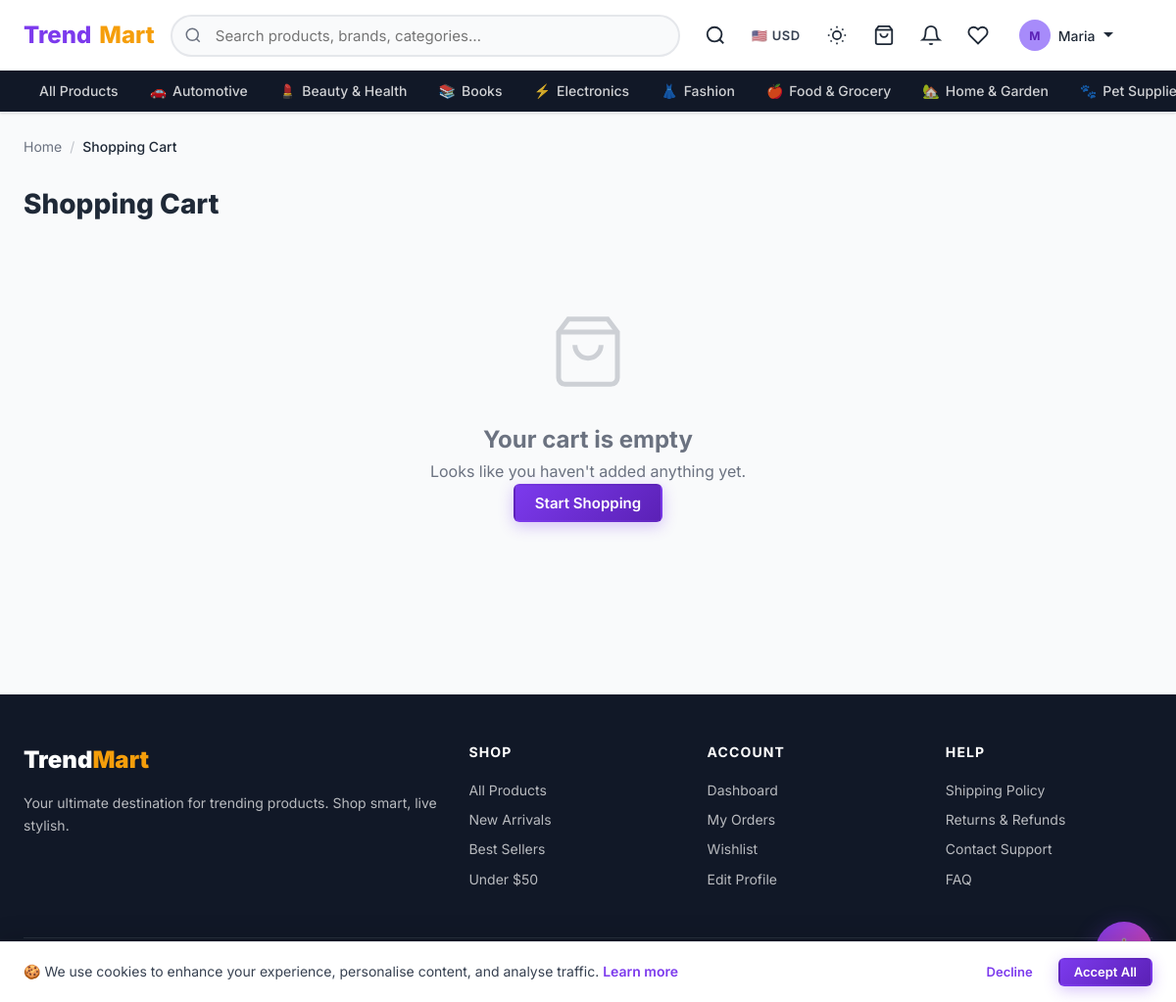
Page /cart/ (signed in) on the committed database.
### shop/models.py (models this page shows, shortened)
class Category(models.Model):
    name = models.CharField(max_length=200)
    slug = models.SlugField(unique=True, blank=True)
    parent = models.ForeignKey(
        'self', null=True, blank=True, on_delete=models.CASCADE, related_name='children'
    )
    description = models.TextField(blank=True)
    icon = models.CharField(max_length=100, blank=True, help_text="Emoji or CSS icon class")
    image = models.ImageField(upload_to='categories/', blank=True, null=True)
    is_active = models.BooleanField(default=True)
    order = models.PositiveIntegerField(default=0)
    class Meta:
        verbose_name_plural = "Categories"
        ordering = ['order', 'name']

### shop/views.py (the view)
# urls.py: path('cart/', views.cart_view, name='cart'),
def cart_view(request):
    cart = get_or_create_cart(request)
    items = cart.items.select_related('product').all()
    return render(request, 'shop/cart/cart.html', {'cart': cart, 'items': items})

### shop/context_processors.py (called while the page is built)
def cart_context(request):
    cart_count = 0
    try:
        if request.user.is_authenticated:
            cart = Cart.objects.filter(user=request.user).first()
        else:
            session_key = request.session.session_key
            cart = Cart.objects.filter(session_key=session_key, user=None).first() if session_key else None
        if cart:
            cart_count = cart.get_item_count()
    except Exception:
        pass
    return {'cart_count': cart_count}

def site_context(request):
    root_categories = Category.objects.filter(parent=None, is_active=True).prefetch_related('children')
    return {
        'site_name': 'TrendMart',
        'site_tagline': 'Shop the Trend, Live the Style',
        'root_categories': root_categories,
    }

### shop/models.py (called while the page is built)
    def get_item_count(self):
        return sum(item.quantity for item in self.items.all())

### shop/views.py (called while the page is built)
def get_or_create_cart(request):
    if request.user.is_authenticated:
        cart, _ = Cart.objects.get_or_create(user=request.user, defaults={'session_key': ''})
        return cart
    if not request.session.session_key:
        request.session.create()
    session_key = request.session.session_key
    cart, _ = Cart.objects.get_or_create(session_key=session_key, user=None)
    return cart

### templates/shop/cart/cart.html (shortened to what this page needs)
{% extends "shop/base.html" %}
{% block content %}
<div class="container" style="padding-top:1.5rem;padding-bottom:3rem">
  <nav class="breadcrumb" aria-label="Breadcrumb">
    <a href="{% url 'shop:home' %}">Home</a><span class="breadcrumb-sep" aria-hidden="true">/</span>
    <span class="breadcrumb-current">Shopping Cart</span>
  </nav>
  <h1 style="font-size:1.75rem;font-weight:800;color:var(--dark);margin-bottom:1.5rem">
    Shopping Cart
  </h1>
  {% if items %}
  <div class="cart-layout">
    <div>
      {% for item in items %}
      <div class="cart-item" id="cart-item-{{ item.id }}" role="article" aria-label="{{ item.product.name }}">
        <a href="{{ item.product.get_absolute_url }}" aria-label="{{ item.product.name }}">
          {% if item.product.image %}
            <img src="{{ item.product.image.url }}" alt="{{ item.product.name }}" class="cart-item-img" loading="lazy">
          {% else %}
            <img src="https://placehold.co/100x100/e2d9f3/7C3AED?text=Product" alt="{{ item.product.name }}" class="cart-item-img">
          {% endif %}
        </a>
        <div class="cart-item-info">
          <div class="cart-item-name">
            <a href="{{ item.product.get_absolute_url }}">{{ item.product.name }}</a>
          </div>
          {% if item.size %}<div class="cart-item-meta">Size: <strong>{{ item.size }}</strong></div>{% endif %}
          {% if item.product.brand %}<div class="cart-item-meta">Brand: {{ item.product.brand.name }}</div>{% endif %}
          {% if item.product.is_on_sale %}
            <div class="cart-item-price">
              <span style="color:var(--error);font-weight:700">${{ item.product.sale_price }}</span>
              <span style="color:var(--text-light);text-decoration:line-through;font-size:.875rem">${{ item.product.price }}</span>
            </div>
          {% else %}
            <div class="cart-item-price">${{ item.product.price }}</div>
          {% endif %}
        </div>
        <div class="cart-item-controls">
          <div class="qty-control">
            <button type="button" class="qty-btn" aria-label="Decrease quantity"
                    onclick="updateCartItem({{ item.id }}, {{ item.quantity|add:'-1' }})">−</button>
            <input type="number" class="qty-input" value="{{ item.quantity }}" min="1" max="{{ item.product.stock }}"
                   aria-label="Quantity for {{ item.product.name }}"
                   onchange="updateCartItem({{ item.id }}, this.value)">
            <button type="button" class="qty-btn" aria-label="Increase quantity"
                    onclick="updateCartItem({{ item.id }}, {{ item.quantity|add:'1' }})">+</button>
          </div>
          <div class="cart-item-subtotal" id="subtotal-{{ item.id }}">${{ item.get_subtotal }}</div>
          <form method="post" action="{% url 'shop:remove_from_cart' item.id %}" style="display:inline">
            {% csrf_token %}
            <button type="submit" class="btn-remove" aria-label="Remove {{ item.product.name }} from cart">
              <svg width="16" height="16" viewBox="0 0 24 24" fill="none" stroke="currentColor" stroke-width="2" aria-hidden="true"><polyline points="3 6 5 6 21 6"/><path d="M19 6v14a2 2 0 01-2 2H7a2 2 0 01-2-2V6m3 0V4a1 1 0 011-1h4a1 1 0 011 1v2"/></svg>
              Remove
            </button>
          </form>
        </div>
      </div>
      {% endfor %}
    </div>
    <aside class="cart-summary" aria-label="Order summary">
      <h2 class="card-title">Order Summary</h2>
      <div class="summary-line">
        <span>Subtotal ({{ items|length }} item{{ items|length|pluralize }})</span>
        <span id="cart-total">${{ cart.get_total }}</span>
      </div>
      <div class="summary-line">
        <span>Shipping</span>
        <span style="color:var(--success)">Free</span>
      </div>
      <div class="summary-line" style="font-weight:800;font-size:1.125rem;padding-top:.75rem;border-top:2px solid var(--border);margin-top:.5rem">
        <span>Total</span>
        <span id="cart-grand-total" style="color:var(--primary)">${{ cart.get_total }}</span>
      </div>
      {% if user.is_authenticated %}
        <a href="{% url 'shop:checkout' %}" class="btn btn-primary btn-block" style="margin-top:1.25rem">
          Proceed to Checkout
          <svg width="16" height="16" viewBox="0 0 24 24" fill="none" stroke="currentColor" stroke-width="2" aria-hidden="true"><polyline points="9 18 15 12 9 6"/></svg>
        </a>
      {% else %}
        <a href="{% url 'shop:login' %}?next={% url 'shop:checkout' %}" class="btn btn-primary btn-block" style="margin-top:1.25rem">
          Login to Checkout
        </a>
      {% endif %}
      <a href="{% url 'shop:product_list' %}" class="btn btn-ghost btn-block" style="margin-top:.5rem">Continue Shopping</a>
      <div class="trust-badges" style="margin-top:1.25rem;text-align:center;font-size:.8rem;color:var(--text-light)">
        <div>🔒 Secure Checkout &nbsp;|&nbsp; 🚚 Free Shipping &nbsp;|&nbsp; ↩️ Easy Returns</div>
      </div>
    </aside>
  </div>
  {% else %}
  <div class="empty-state" role="status">
    <svg viewBox="0 0 24 24" fill="none" stroke="currentColor" stroke-width="1.5" aria-hidden="true"><path d="M6 2L3 6v14a2 2 0 002 2h14a2 2 0 002-2V6l-3-4z"/><line x1="3" y1="6" x2="21" y2="6"/><path d="M16 10a4 4 0 01-8 0"/></svg>
    <h2>Your cart is empty</h2>
    <p>Looks like you haven't added anything yet.</p>
    <a href="{% url 'shop:product_list' %}" class="btn btn-primary">Start Shopping</a>
  </div>
  {% endif %}
</div>
{% endblock %}

### templates/shop/base.html (shortened to what this page needs)
{% load static %}
<!DOCTYPE html>
<html lang="en">
<head>
  <link rel="stylesheet" href="{% static 'css/main.css' %}">
</head>
<body>
<header>
  <nav class="navbar" role="navigation" aria-label="Main navigation">
    <div class="navbar-inner">
      <a href="{% url 'shop:home' %}" class="navbar-brand" aria-label="TrendMart Home">
        Trend<span>Mart</span>
      </a>
      <div class="navbar-search" id="navbar-search" role="search">
        <form action="{% url 'shop:search' %}" method="get">
          <input type="search" name="q" id="search-input" value="{{ request.GET.q }}"
                 placeholder="Search products, brands, categories…"
                 autocomplete="off" aria-label="Search products">
        </form>
      </div>
      <div class="navbar-actions">
        <button id="mobile-search-btn" class="nav-icon-btn" aria-label="Search" aria-expanded="false">
          <svg viewBox="0 0 24 24" fill="none" stroke="currentColor" stroke-width="2"><circle cx="11" cy="11" r="8"/><path d="m21 21-4.35-4.35"/></svg>
        </button>
        <div class="currency-selector" title="Select currency">
          <button class="currency-btn" id="currency-btn" aria-label="Currency selector" aria-haspopup="listbox">
            <span id="currency-flag">🇺🇸</span>
            <span id="currency-code">USD</span>
          </button>
        </div>
        <button id="dark-mode-toggle" class="dark-mode-btn" aria-label="Toggle dark mode" aria-pressed="false" title="Toggle dark mode">
        </button>
        <a href="{% url 'shop:cart' %}" class="nav-icon-btn" id="nav-cart-btn" aria-label="Cart ({{ cart_count }} items)">
          <svg viewBox="0 0 24 24" fill="none" stroke="currentColor" stroke-width="2" aria-hidden="true"><path d="M6 2L3 6v14a2 2 0 002 2h14a2 2 0 002-2V6l-3-4z"/><line x1="3" y1="6" x2="21" y2="6"/><path d="M16 10a4 4 0 01-8 0"/></svg>
        </a>
        {% if user.is_authenticated %}
          <div class="nav-bell-wrap">
            <a href="{% url 'shop:notification_list' %}" class="nav-icon-btn" id="notif-bell-btn" aria-label="Notifications">
              <svg viewBox="0 0 24 24" fill="none" stroke="currentColor" stroke-width="2" aria-hidden="true"><path d="M18 8A6 6 0 006 8c0 7-3 9-3 9h18s-3-2-3-9"/><path d="M13.73 21a2 2 0 01-3.46 0"/></svg>
            </a>
          </div>
          <a href="{% url 'shop:wishlist' %}" class="nav-icon-btn" aria-label="Wishlist">
            <svg viewBox="0 0 24 24" fill="none" stroke="currentColor" stroke-width="2" aria-hidden="true"><path d="M20.84 4.61a5.5 5.5 0 00-7.78 0L12 5.67l-1.06-1.06a5.5 5.5 0 00-7.78 7.78L12 21.23l8.84-8.84a5.5 5.5 0 000-7.78z"/></svg>
          </a>
          <div class="user-menu">
            <button class="user-menu-toggle" data-dropdown="user-menu-dropdown"
                    aria-haspopup="true" aria-expanded="false" aria-controls="user-menu-dropdown">
              <div class="user-avatar-sm" aria-hidden="true">{{ user.first_name|first|upper|default:user.username|first|upper }}</div>
              <span>{{ user.first_name|default:user.username }}</span>
              <svg width="12" height="12" viewBox="0 0 12 12" aria-hidden="true"><path fill="currentColor" d="M6 8L1 3h10z"/></svg>
            </button>
          </div>
        {% else %}
          <a href="{% url 'shop:login' %}" class="btn btn-ghost btn-sm">Login</a>
          <a href="{% url 'shop:register' %}" class="btn btn-primary btn-sm">Sign Up</a>
        {% endif %}
      </div>
    </div>
    <div class="nav-categories" role="navigation" aria-label="Category navigation">
      <div class="nav-categories-inner">
        <a href="{% url 'shop:product_list' %}" class="nav-cat-link">All Products</a>
        {% for cat in root_categories %}
          <a href="{% url 'shop:category' cat.slug %}" class="nav-cat-link">
            {% if cat.icon %}<span aria-hidden="true">{{ cat.icon }}</span>{% endif %}
            {{ cat.name }}
          </a>
        {% endfor %}
      </div>
    </div>
  </nav>
</header>
<main id="main-content" tabindex="-1">
  {% block content %}{% endblock %}
</main>
<footer class="footer" role="contentinfo">
  <div class="container">
    <div class="footer-grid">
      <div>
        <div class="footer-brand">Trend<span>Mart</span></div>
        <p class="footer-desc">Your ultimate destination for trending products. Shop smart, live stylish.</p>
      </div>
      <div>
        <div class="footer-col-title">Shop</div>
        <a href="{% url 'shop:product_list' %}" class="footer-link">All Products</a>
        <a href="{% url 'shop:product_list' %}?sort=newest" class="footer-link">New Arrivals</a>
        <a href="{% url 'shop:product_list' %}?sort=popular" class="footer-link">Best Sellers</a>
        <a href="{% url 'shop:product_list' %}?min_price=0&max_price=50" class="footer-link">Under $50</a>
      </div>
      <div>
        <div class="footer-col-title">Account</div>
        {% if user.is_authenticated %}
          <a href="{% url 'shop:dashboard' %}" class="footer-link">Dashboard</a>
          <a href="{% url 'shop:order_list' %}" class="footer-link">My Orders</a>
          <a href="{% url 'shop:wishlist' %}" class="footer-link">Wishlist</a>
          <a href="{% url 'shop:profile' %}" class="footer-link">Edit Profile</a>
        {% else %}
          <a href="{% url 'shop:login' %}" class="footer-link">Login</a>
          <a href="{% url 'shop:register' %}" class="footer-link">Register</a>
          <a href="{% url 'shop:register' %}?role=retailer" class="footer-link">Sell on TrendMart</a>
        {% endif %}
      </div>
      <div>
        <div class="footer-col-title">Help</div>
        <a href="#" class="footer-link">Shipping Policy</a>
        <a href="#" class="footer-link">Returns &amp; Refunds</a>
        <a href="#" class="footer-link">Contact Support</a>
        <a href="#" class="footer-link">FAQ</a>
      </div>
    </div>
    <div class="footer-bottom">
      <span>&copy; 2026 TrendMart. Developed by George Papasotiriou. All rights reserved.</span>
      <span>Made with ❤️ for great shopping experiences</span>
    </div>
  </div>
</footer>
<div class="ai-chat-widget" role="complementary" aria-label="AI Shopping Assistant">
  <button id="ai-chat-trigger" class="ai-chat-trigger" aria-expanded="false" aria-controls="ai-chat-panel" aria-label="Open AI shopping assistant">
  </button>
</div>
<div id="cookie-banner" class="cookie-banner" role="dialog" aria-label="Cookie consent" aria-live="polite">
  <p class="cookie-banner-text">
    🍪 We use cookies to enhance your experience, personalise content, and analyse traffic.
    <a href="#" style="color:var(--primary);font-weight:600">Learn more</a>
  </p>
  <div class="cookie-banner-actions">
    <button id="cookie-decline" class="btn btn-ghost btn-sm">Decline</button>
    <button id="cookie-accept" class="btn btn-primary btn-sm">Accept All</button>
  </div>
</div>
</body>
</html>

### rows in the picture
Category: icon "🚗", name "Automotive"
Category: icon "💄", name "Beauty & Health"
Category: icon "📚", name "Books"
Category: icon "⚡", name "Electronics"
Category: icon "👗", name "Fashion"
Category: icon "🍎", name "Food & Grocery"
Category: icon "🏡", name "Home & Garden"
Category: icon "🐾", name "Pet…"

### other values in the picture
{{ user.first_name|first|upper|default:user.username|first|upper }} "M"
{{ user.first_name|default:user.username }} "Maria"
